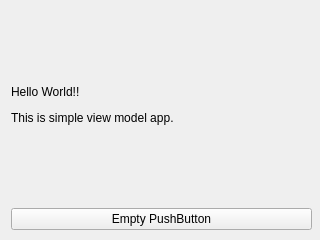
<?xml version="1.0" encoding="UTF-8"?>
<ui version="4.0">
 <class>Form</class>
 <widget class="QWidget" name="Form">
  <property name="geometry">
   <rect>
    <x>0</x>
    <y>0</y>
    <width>320</width>
    <height>240</height>
   </rect>
  </property>
  <property name="focusPolicy">
   <enum>Qt::NoFocus</enum>
  </property>
  <property name="windowTitle">
   <string>Form</string>
  </property>
  <property name="locale">
   <locale language="English" country="UnitedStates"/>
  </property>
  <widget class="QWidget" name="verticalLayoutWidget">
   <property name="geometry">
    <rect>
     <x>11</x>
     <y>9</y>
     <width>301</width>
     <height>221</height>
    </rect>
   </property>
   <layout class="QVBoxLayout" name="verticalLayout">
    <item>
     <widget class="QLabel" name="label">
      <property name="text">
       <string>&lt;html&gt;&lt;head/&gt;&lt;body&gt;&lt;p&gt;Hello World!!&lt;/p&gt;&lt;p&gt;This is simple view model app.&lt;/p&gt;&lt;/body&gt;&lt;/html&gt;</string>
      </property>
     </widget>
    </item>
    <item>
     <widget class="QPushButton" name="pushButton">
      <property name="text">
       <string>Empty PushButton</string>
      </property>
     </widget>
    </item>
   </layout>
  </widget>
 </widget>
 <resources/>
 <connections/>
</ui>
